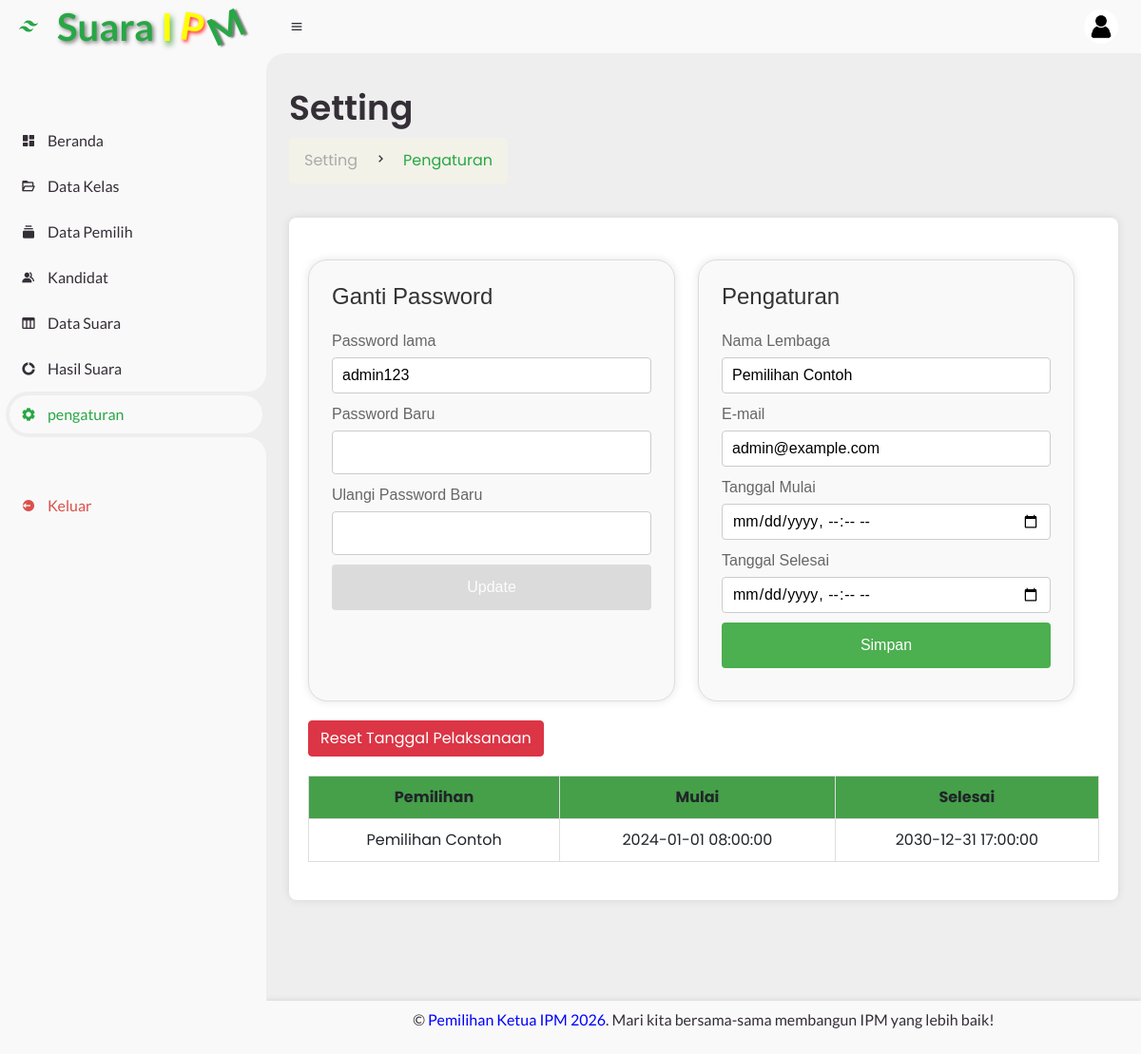
The app's page /sistem1/index.php?page=pengaturan (signed in) with its own data.
### tables this page shows
CREATE TABLE pengaturan (
  id INT AUTO_INCREMENT PRIMARY KEY,
  lembaga VARCHAR(150) NOT NULL,
  email VARCHAR(100) DEFAULT NULL,
  mulai DATETIME DEFAULT NULL,
  selesai DATETIME DEFAULT NULL
);

### model/query.php (called while the page is built, shortened)
<?php
function db_jalankan($sql, $tipe = '', $param = [])
{
    global $koneksi;
    $stmt = mysqli_prepare($koneksi, $sql);
    mysqli_stmt_execute($stmt);
    return $stmt;
}
function db_semua($sql, $tipe = '', $param = [])
{
    $stmt = db_jalankan($sql, $tipe, $param);
    $hasil = mysqli_stmt_get_result($stmt);
    $baris = $hasil ? mysqli_fetch_all($hasil, MYSQLI_ASSOC) : [];
    return $baris;
}
function db_satu($sql, $tipe = '', $param = [])
{
    $baris = db_semua($sql, $tipe, $param);
    return $baris[0] ?? null;
}
function ambilAdminUtama()
{
    return db_satu("SELECT * FROM admin WHERE id = 1");
}
function ambilPengaturan()
{
    return db_satu("SELECT * FROM pengaturan LIMIT 1");
}

### sistem1/view/setting.php (the view, shortened to what this page needs)
<?php
$gusmint = ambilPengaturan();
$title = $gusmint['lembaga'];
?>
<!DOCTYPE html>
<html lang="en">
<head>
    <link href="assets/css/font-awesome.css" rel="stylesheet" />
</head>
<body>
<main>
  <div class="head-title">
            <div class="left">
            <h1>Setting</h1>
            <ul class="breadcrumb">
                <li>
                    <a href="#">Setting</a>
                </li>
                <li><i class='bx bx-chevron-right'></i></li>
                <li>
                    <a class="active" href="#">Pengaturan</a>
                </li>
            </ul>
        </div>
      </div>
    <div class="container">
        <div class="table-data">
            <div class="order column small">
               <h2 style="margin-bottom: 20px;">Ganti Password</h2>
                <form action="" method="post" enctype="multipart/form-data">
                    <?php
                        $rubah_pw = ambilAdminUtama();
                    ?>
                    <div class="form-group">
                        <label>Password lama</label>
                        <input  style="color: #000;" type="text" name="pw_lama"  required="required" maxlength="8" class="form-control" value="<?php echo $rubah_pw['kode_akses']; ?> " readonly>
                    </div>
                    <div class="form-group">
                        <label>Password Baru</label>
                        <input  style="color: #000;" type="text" id="text1" required="required" minlength="4" maxlength="8"  name="text1" oninput="checkText()" >
                    </div>
                   <div class="form-group">
    <label>Ulangi Password Baru</label>
    <input  style="color: #000;"  type="password" id="text2" required="required"  minlength="4"  maxlength="8" name="text2" oninput="checkText()" >
</div>
<div class="form-group">
    <input type="submit" class="btn btn-success password-update" id="update" name="update" value="Update" class="form-control" disabled>
</div>
                </form>
            </div>
            <div class="order column large">
                <h2 style="margin-bottom: 20px;" > Pengaturan</h2>
                <form action="" method="post" enctype="multipart/form-data">
                    <div class="form-group">
                        <label>Nama Lembaga</label>
                        <input  style="color: #000;" type="text" name="lembaga" required="required" class="form-control" value="<?php echo $title; ?>">
                    </div>
                    <div class="form-group">
                        <label>E-mail</label>
                        <input  style="color: #000;" type="email" name="email" required="required" class="form-control" value="<?php echo $gusmint['email']; ?>">
                    </div>
                    <div class="form-group">
                        <label>Tanggal Mulai</label>
                        <input   style="color: #000;"type="datetime-local"  required="required"  name="mulai" class="form-control">
                    </div>
                    <div class="form-group">
                        <label>Tanggal Selesai</label>
                        <input  style="color: #000;" type="datetime-local" required="required"  name="selesai" class="form-control">
                    </div>
                    <div class="form-group">
                        <input  type="submit" class="btn btn-success" name="simpan" value="Simpan" class="form-control">
                    </div>
                </form>
            </div>
        </div>
        <div class="table-responsive">
            <?php
            foreach (array_filter([ambilPengaturan()]) as $gusmint) {
            ?>
            <form id="resetForm" action="" method="post">
                <input type="button" style="margin-bottom: 20px;" class="btn btn-danger" value="Reset Tanggal Pelaksanaan" onclick="confirmReset()">
            </form>
                <table class="table table-striped table-bordered table-hover">
                    <tr>
                        <th>Pemilihan</th>
                        <th>Mulai</th>
                        <th>Selesai</th>
                    </tr>
                    <tr>
                        <td><?php echo $gusmint['lembaga']; ?></td>
                        <td><?php echo $gusmint['mulai']; ?></td>
                        <td><?php echo $gusmint['selesai']; ?></td>
                    </tr>
                </table>
            <?php } ?>
        </div>
</main>
</body>
</html>

### sistem1/assets/css/style.css (style rules this page uses)
* { margin: 0; padding: 0; box-sizing: border-box; }
a { text-decoration: none; }
li { list-style: none; }
:root { --poppins: "Poppins", sans-serif; --lato: "Lato", sans-serif; --green: #28a745; --light-green: #c3e6cb; --light: #f9f9f9; --blue: #3c91e6; --light-blue: #cfe8ff; --grey: #eee; --dark-grey: #aaaaaa; --dark: #342e37; --red: #db504a; --yellow: rgba( 255, 206, 38, 0.1 ); --light-yellow: rgba( 255, 255, 204, 0.1 ); --light-orange: #ffe0d3; }
html { overflow-x: hidden; }
body { background: var(--grey); overflow-x: hidden; }
#content main { width: 100%; padding: 36px 24px; font-family: var(--poppins); max-height: calc(100vh - 56px); overflow-y: auto; }
#content main .head-title { display: flex; align-items: center; justify-content: space-between; grid-gap: 16px; flex-wrap: wrap; }
#content main .head-title .left h1 { font-size: 36px; font-weight: 600; margin-bottom: 10px; color: var(--dark); }
#content main .head-title .left .breadcrumb { display: flex; align-items: center; grid-gap: 16px; background: rgba(255, 255, 204, 0.2); }
#content main .head-title .left .breadcrumb li { color: var(--dark); }
#content main .head-title .left .breadcrumb li a { color: var(--dark-grey); pointer-events: none; }
#content main .head-title .left .breadcrumb li a.active { color: var(--green); pointer-events: unset; text-decoration: none; }
#content main .table-data { display: flex; flex-wrap: wrap; grid-gap: 24px; margin-top: 24px; width: 100%; color: var(--dark); }
#content main .table-data > div { border-radius: 20px; background: var(--light); padding: 24px; overflow-x: auto; }
#content main .table-data .head .form-group select, .form-group input[type="text"], .form-group input[type="submit"] { width: 100%; padding: 8px; font-size: 14px; border: 1px solid #ccc; border-radius: 4px; background-color: #fff; color: #28a745; }
#content main .table-data .order { flex-grow: 1; flex-basis: 500px; }

### sistem1/view/header.php (style rules this page uses)
:root { --poppins: "Poppins", sans-serif; --lato: "Lato", sans-serif; --light: #f9f9f9; --green: #28a745; --light-green: #c3e6cb; --grey: #eee; --dark-grey: #aaaaaa; --dark: #342e37; --red: #db504a; --yellow: #ffce26; --light-yellow: #fff2c6; --orange: #fd7238; --light-orange: #ffe0d3; }

### sistem1/view/setting.php (style rules this page uses)
.container { max-width: 1000px; margin: 20px auto; padding: 20px; background-color: #fff; box-shadow: 0 0 10px rgba(0, 0, 0, 0.1); border-radius: 8px; }
.table-data { display: flex; flex-direction: column; gap: 20px; margin-top: 20px; }
.column { padding: 10px; border: 1px solid #ddd; border-radius: 8px; box-shadow: 0 0 10px rgba(0, 0, 0, 0.1); background-color: #fff; }
.column.small { max-width: 100%; }
.column h2 { margin-top: 0; font-size: 24px; color: #333; font-family: Arial, sans-serif; }
.form-group { margin-bottom: 10px; }
.form-group label { display: block; margin-bottom: 5px; color: #666; font-family: Arial, sans-serif; font-size: 16px; }
.form-group input[type="text"], .form-group input[type="email"], .form-group input[type="datetime-local"], .form-group input[type="password"], .form-group input[type="submit"], .form-group select { width: 100%; padding: 10px; border: 1px solid #ccc; border-radius: 4px; box-sizing: border-box; font-family: Arial, sans-serif; font-size: 16px; }
.form-group input[type="submit"] { padding: 12px 20px; background-color: #4CAF50; color: white; border: none; border-radius: 4px; cursor: pointer; font-family: Arial, sans-serif; font-size: 16px; }
.table-responsive { margin-top: 20px; }
table { width: 100%; border-collapse: collapse; margin-bottom: 20px; }
th, td { padding: 10px; border: 1px solid #ddd; text-align: center; }
th { background-color: #f2f2f2; }
@media screen and (min-width: 1000px) { .table-data { flex-direction: row; } }
@media screen and (min-width: 1000px) { .column.small { flex: 0.5; max-width: calc(50% - 30px); } }
@media screen and (min-width: 1000px) { .column.large { flex: 0.5; max-width: calc(50% - 20px); } }
.table-responsive table { width: 100%; border-collapse: collapse; margin-bottom: 20px; }
.table-responsive th, .table-responsive td { padding: 10px; border: 1px solid #ddd; text-align: center; }
.table-responsive th { background-color: #45a049; }
.form-group input[type="submit"].password-update { background-color: #ccc; }

### records on screen
pengaturan: lembaga "Pemilihan Contoh", email "admin@example.com", mulai "2024-01-01 08:00:00", selesai "2030-12-31 17:00:00"
